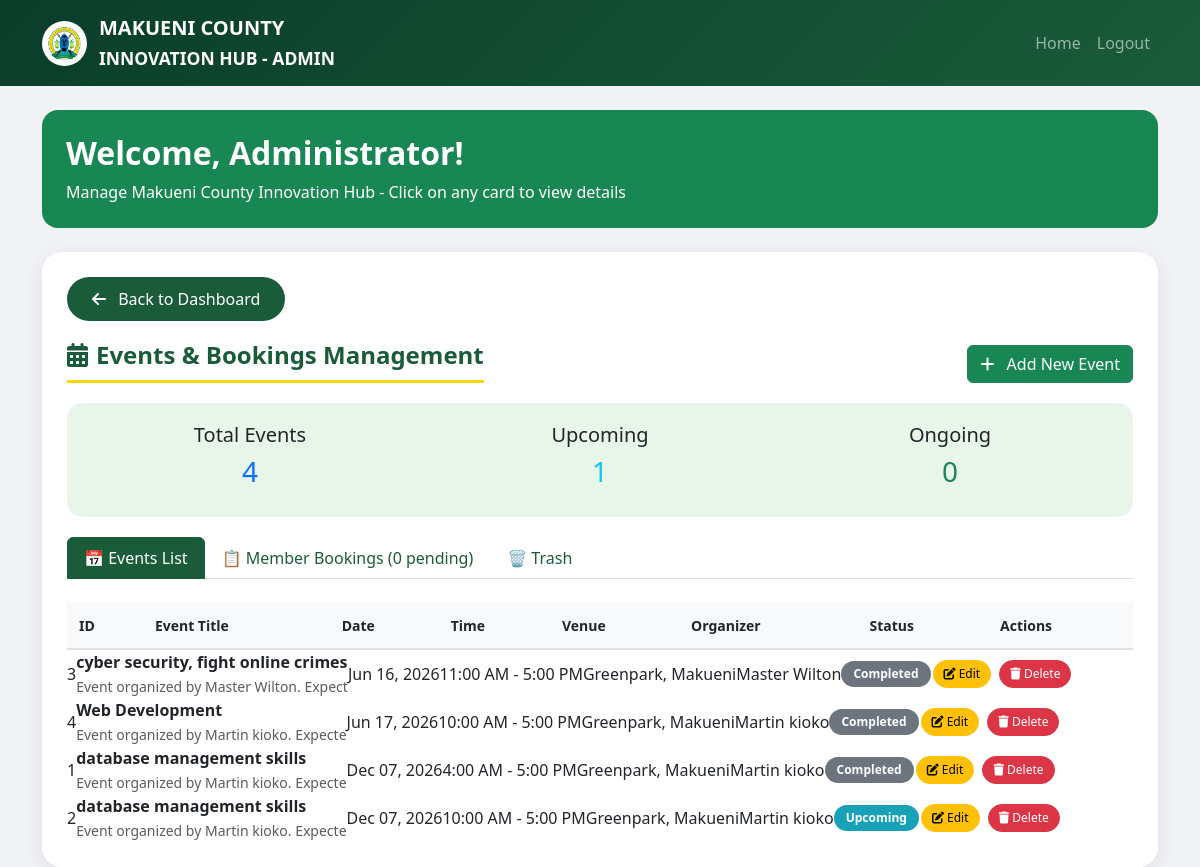
Page /admin/classes.php?view=events (signed in) on the committed database.
### tables this page shows
CREATE TABLE `events` (
  `id` int(11) NOT NULL,
  `title` varchar(255) NOT NULL,
  `description` text DEFAULT NULL,
  `start_date` datetime NOT NULL,
  `start_time` time DEFAULT NULL,
  `end_time` time DEFAULT NULL,
  `end_date` datetime DEFAULT NULL,
  `venue` varchar(255) DEFAULT 'Greenpark, Makueni',
  `max_participants` int(11) DEFAULT 100,
  `organizer_name` varchar(255) DEFAULT NULL,
  `status` enum('upcoming','ongoing','completed') DEFAULT 'upcoming',
  `deleted_at` timestamp NULL DEFAULT NULL,
  `start_datetime` datetime DEFAULT NULL,
  `end_datetime` datetime DEFAULT NULL
);

### admin/classes.php (the view, shortened to what this page needs)
<?php
require_once '../config/database.php';
$current_view = isset($_GET['view']) ? $_GET['view'] : 'dashboard';
$total_events = $pdo->query("SELECT COUNT(*) FROM events WHERE deleted_at IS NULL")->fetchColumn();
$upcoming_events = $pdo->query("SELECT COUNT(*) FROM events WHERE deleted_at IS NULL AND status = 'upcoming' AND start_datetime > NOW()")->fetchColumn();
$ongoing_events = $pdo->query("SELECT COUNT(*) FROM events WHERE deleted_at IS NULL AND status = 'ongoing' AND start_datetime <= NOW() AND end_datetime >= NOW()")->fetchColumn();
$pending_event_bookings = $pdo->query("SELECT COUNT(*) FROM event_bookings WHERE status = 'pending'")->fetchColumn();
$all_events = $pdo->query("SELECT * FROM events WHERE deleted_at IS NULL ORDER BY start_datetime ASC")->fetchAll();
?>
<!DOCTYPE html>
<html lang="en">
<head>
    <link href="https://cdn.jsdelivr.net/npm/bootstrap@5.3.0/dist/css/bootstrap.min.css" rel="stylesheet">
    <link rel="stylesheet" href="https://cdnjs.cloudflare.com/ajax/libs/font-awesome/6.4.0/css/all.min.css">
</head>
<body>
    <nav class="navbar navbar-expand-lg navbar-dark bg-success-custom">
        <div class="container">
            <a class="navbar-brand" href="dashboard.php">
                <img src="../assets/images/logo/makueni-logo.png" alt="Makueni County Logo" class="county-logo-nav" onerror="this.style.display='none'">
                <div><div>MAKUENI COUNTY</div><small>INNOVATION HUB - ADMIN</small></div>
            </a>
            <div class="collapse navbar-collapse" id="navbarNav">
                <ul class="navbar-nav ms-auto">
                    <li class="nav-item"><a class="nav-link" href="../index.php">Home</a></li>
                    <li class="nav-item"><a class="nav-link" href="../logout.php">Logout</a></li>
                </ul>
            </div>
        </div>
    </nav>
    <div class="container mt-4">
        <div class="row mb-4">
            <div class="col-12">
                <div class="bg-success text-white p-4 rounded-4">
                    <h2 class="fw-bold mb-2">Welcome, <?php echo htmlspecialchars($_SESSION['user_name'] ?? 'Admin'); ?>!</h2>
                    <p class="mb-0">Manage Makueni County Innovation Hub - Click on any card to view details</p>
                </div>
            </div>
        </div>
        <?php if($current_view == 'events'): ?>
        <div class="detail-view">
            <button class="back-btn" onclick="window.location.href='dashboard.php'"><i class="fas fa-arrow-left me-2"></i> Back to Dashboard</button>
            <div class="d-flex justify-content-between align-items-center flex-wrap">
                <h3 class="section-title"><i class="fas fa-calendar-alt me-2"></i>Events & Bookings Management</h3>
                <button class="btn btn-success mb-3" data-bs-toggle="modal" data-bs-target="#addEventModal">
                    <i class="fas fa-plus me-2"></i> Add New Event
                </button>
            </div>
            <div class="summary-stats">
                <div class="row text-center">
                    <div class="col-md-4">
                        <h5>Total Events</h5>
                        <h3 class="text-primary"><?php echo $total_events; ?></h3>
                    </div>
                    <div class="col-md-4">
                        <h5>Upcoming</h5>
                        <h3 class="text-info"><?php echo $upcoming_events; ?></h3>
                    </div>
                    <div class="col-md-4">
                        <h5>Ongoing</h5>
                        <h3 class="text-success"><?php echo $ongoing_events; ?></h3>
                    </div>
                </div>
            </div>
            <ul class="nav nav-tabs mb-4">
                <li class="nav-item"><button class="nav-link active" data-bs-toggle="tab" data-bs-target="#eventsList">📅 Events List</button></li>
                <li class="nav-item"><button class="nav-link" data-bs-toggle="tab" data-bs-target="#bookingsList">📋 Member Bookings (<?php echo $pending_event_bookings; ?> pending)</button></li>
                <li class="nav-item"><button class="nav-link" data-bs-toggle="tab" data-bs-target="#trashedEvents">🗑️ Trash</button></li>
            </ul>
            <div class="tab-content">
                <div class="tab-pane fade show active" id="eventsList">
                    <div class="table-responsive">
                        <table class="table-custom">
                            <thead>
                                <tr>
                                    <th>ID</th>
                                    <th>Event Title</th>
                                    <th>Date</th>
                                    <th>Time</th>
                                    <th>Venue</th>
                                    <th>Organizer</th>
                                    <th>Status</th>
                                    <th>Actions</th>
                                </tr>
                            </thead>
                            <tbody>
                                <?php foreach($all_events as $event): ?>
                                <table>
                                    <td><?php echo $event['id']; ?></td>
                                    <td><strong><?php echo htmlspecialchars($event['title']); ?></strong><br><small class="text-muted"><?php echo htmlspecialchars(substr($event['description'] ?? '', 0, 40)); ?></small></td>
                                    <td><?php echo date('M d, Y', strtotime($event['start_date'])); ?></td>
                                    <td><?php echo date('g:i A', strtotime($event['start_time'])) . ' - ' . date('g:i A', strtotime($event['end_time'])); ?></td>
                                    <td><?php echo htmlspecialchars($event['venue'] ?? 'Greenpark'); ?></td>
                                    <td><?php echo htmlspecialchars($event['organizer_name'] ?? 'Greenpark'); ?></td>
                                    <td><span class="status-badge status-<?php echo $event['status'] ?? 'upcoming'; ?>"><?php echo ucfirst($event['status'] ?? 'Upcoming'); ?></span></td>
                                    <td class="action-buttons" style="white-space: nowrap;">
                                        <button class="btn btn-sm btn-warning btn-action" data-bs-toggle="modal" data-bs-target="#editEventModal<?php echo $event['id']; ?>">
                                            <i class="fas fa-edit"></i> Edit
                                        </button>
                                        <a href="?view=events&action=delete_event&id=<?php echo $event['id']; ?>" class="btn btn-sm btn-danger btn-action" onclick="return confirm('Move to trash?')">
                                            <i class="fas fa-trash"></i> Delete
                                        </a>
                                     </span></td>
                                <?php endforeach; ?>
                            </tbody>
                        </table>
                    </div>
                </div>
            </div>
        </div>
        <?php endif; ?>
    </div>
</body>
</html>

### admin/classes.php (style rules this page uses)
* { margin: 0; padding: 0; box-sizing: border-box; }
body { background: #f0f2f5; font-family: 'Segoe UI', Tahoma, Geneva, Verdana, sans-serif; }
.navbar-brand { font-weight: bold; display: flex; align-items: center; }
.bg-success-custom { background: linear-gradient(135deg, #0a3d2a, #1a5c3a); }
.county-logo-nav { height: 45px; width: auto; margin-right: 12px; object-fit: contain; background: white; border-radius: 50%; padding: 5px; }
.detail-view { background: white; border-radius: 20px; padding: 25px; margin-top: 20px; box-shadow: 0 5px 20px rgba(0,0,0,0.08); }
.back-btn { background: #1a5c3a; color: white; border: none; padding: 10px 25px; border-radius: 30px; margin-bottom: 20px; }
.section-title { font-size: 24px; font-weight: bold; color: #1a5c3a; margin-bottom: 20px; padding-bottom: 10px; border-bottom: 3px solid #FFD700; display: inline-block; }
.summary-stats { background: #e8f5e9; padding: 20px; border-radius: 15px; margin-bottom: 20px; }
.table-custom { width: 100%; font-size: 14px; border-collapse: collapse; }
.table-custom th { background: #f8f9fa; padding: 12px; font-weight: 600; text-align: left; border-bottom: 2px solid #dee2e6; }
.btn-action { padding: 4px 10px; font-size: 12px; border-radius: 15px; margin: 2px; }
.status-badge { padding: 4px 12px; border-radius: 20px; font-size: 12px; font-weight: 600; display: inline-block; }
.status-completed { background: #6c757d; color: white; }
.status-upcoming { background: #17a2b8; color: white; }
.nav-tabs .nav-link { color: #1a5c3a; font-weight: 500; }
.nav-tabs .nav-link.active { background: #1a5c3a; color: white; border-color: #1a5c3a; }

### rows in the picture
events: id "3", title "cyber security, fight online crimes", description "Event organized by Master Wilton. Expect", start_date "Jun 16, 2026", start_time "11:00 AM", end_time "5:00 PM", venue "Greenpark, Makueni", organizer_name "Master Wilton", status "Completed"
events: id "4", title "Web Development", description "Event organized by Martin kioko. Expecte", start_date "Jun 17, 2026", start_time "10:00 AM", end_time "5:00 PM", venue "Greenpark, Makueni", organizer_name "Martin kioko", status "Completed"
events: id "1", title "database management skills", description "Event organized by Martin kioko. Expecte", start_date "Dec 07, 2026", start_time "4:00 AM", end_time "5:00 PM", venue "Greenpark, Makueni", organizer_name "Martin kioko", status "Completed"
events: id "2", title "database management skills", description "Event organized by Martin kioko. Expecte", start_date "Dec 07, 2026", start_time "10:00 AM", end_time "5:00 PM", venue "Greenpark, Makueni", organizer_name "Martin kioko", status "Upcoming"

### other values in the picture
$_SESSION['user_name'] "Administrator"
$total_events "4"
$upcoming_events "1"
$ongoing_events "0"
$pending_event_bookings "0"
